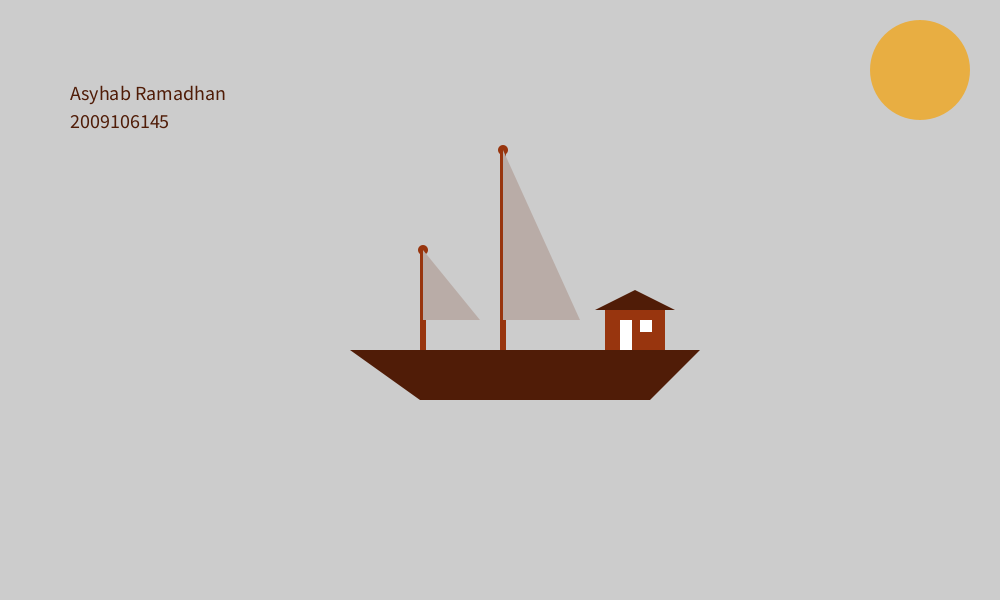
Frame 1 (no input)
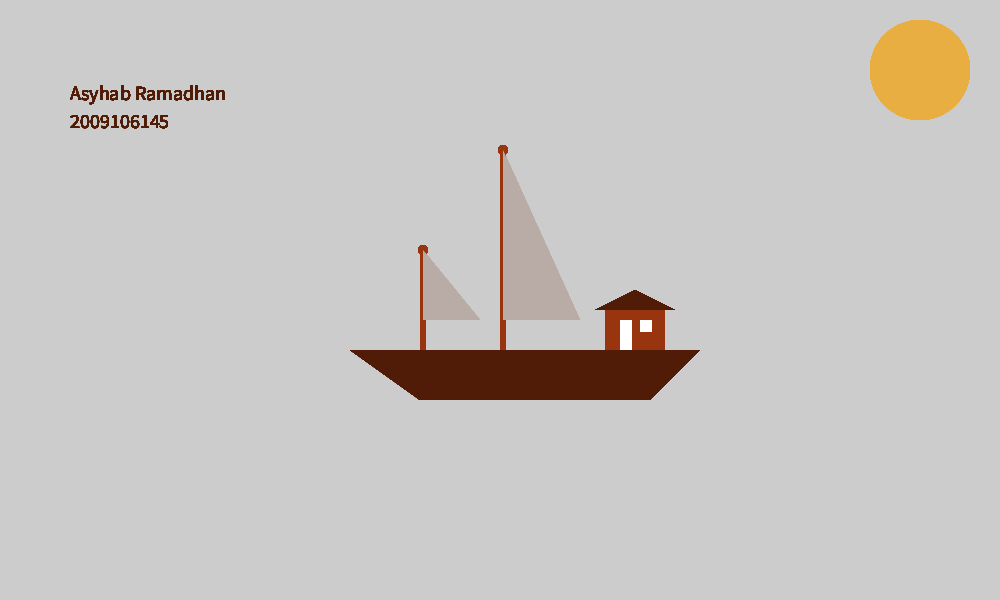
Frame 60 (the mouse pressed at the canvas centre just before this capture)
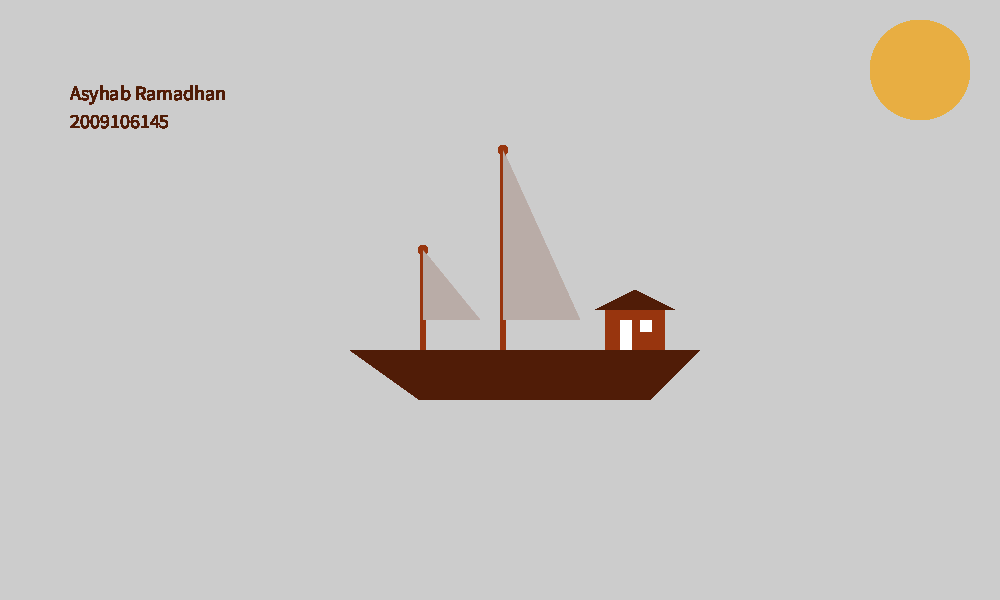
Frame 120 (the mouse held since frame 60 and released just before this capture)

The Processing sketch that drew these frames (run headless with seeded random() and noise(); from frame 60 on, the mouse is pressed at the canvas centre):

// Processing sketch: postest1_sketch
// ── postest1_sketch.pde
void setup(){
  size(1000, 600); //Untuk Mengatur Ukuran Canvasnya;
}

void draw(){
  textSize(20); //Untuk Mengatur Ukuran Text;
  fill(#501C07);
  text("Asyhab Ramadhan", 70,100); //Isi text dan posisi textnya;
  text("2009106145", 70,128); //Isi text dan posisi textnya;
  
  fill(#501C07);
  noStroke();
  //rect(0,695,800,205);
  
  //Deck Kapal;
  fill(#501C07); //Untuk Mewarnai dalam objek;
  noStroke(); //Untuk menonaktifkan warna pada garis;
  quad(350,350, 700,350, 650,400, 420,400);
  
  fill(#98350E);
  rect(420,250, 6,100); //Tiang Pendek;
  ellipse(423,250, 10,10);
  rect(500,150, 6,200); //Tiang Panjang;
  ellipse(503,150, 10,10);
  
  fill(#B9ACA7);
  triangle(423,250, 480,320, 423,320); //Bendera Kecil;  
  triangle(503,150, 580,320, 503,320); //Bendera Besar;  
  
  //Komponen Rumah;
  fill(#98350E);
  rect(605,310, 60,40);
  fill(#FFFFFF);
  rect(620,320, 12,30); //Pintu;
  fill(#FFFFFF);
  rect(640,320, 12,12); //Jendela;
  fill(#E8AE42);
  ellipse(920, 70, 100, 100); //Matahari;

  fill(#501C07);
  triangle(595,310, 635,290, 675,310);
}
